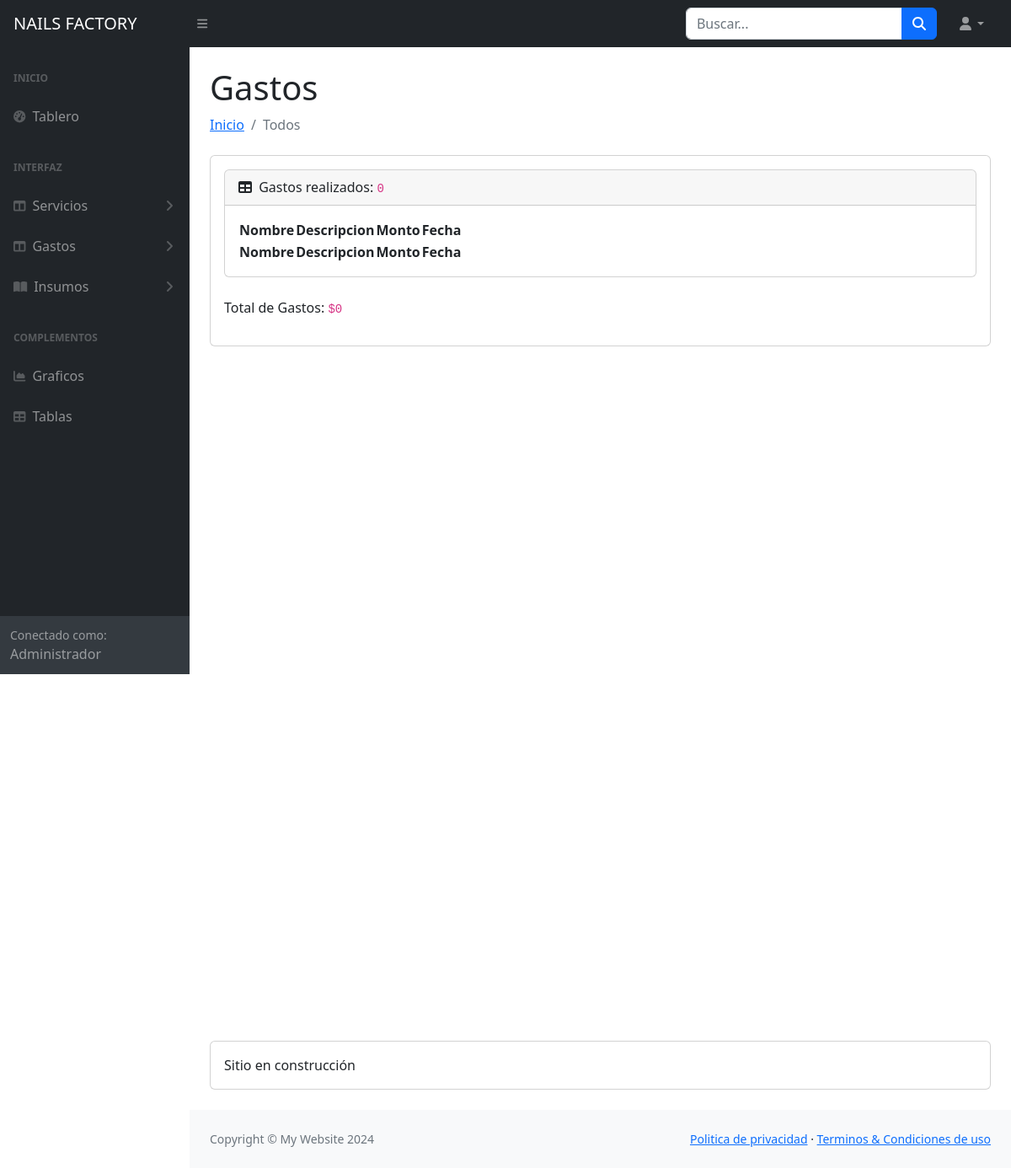
Before: /Principal/gasto-todos/ with the older database file.
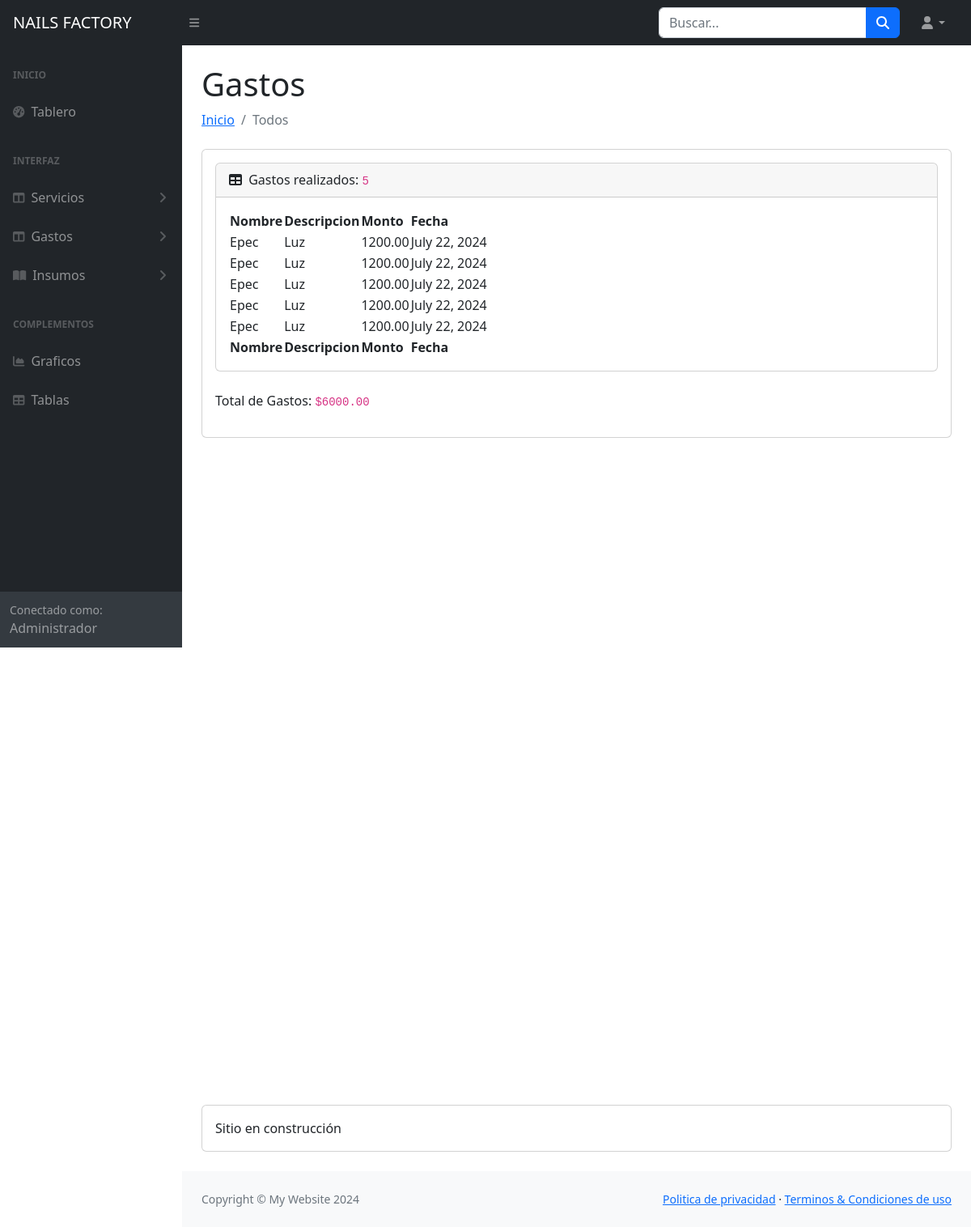
After: the same page with the newer database file.
### Principal/models.py (models this page shows)
class Gasto(models.Model):
    gas_nombre = models.CharField(max_length=50)
    gas_descripcion = models.CharField(max_length=100)
    gas_monto = models.DecimalField(max_digits=10,decimal_places=2)
    gas_fecha = models.DateField()

### Principal/views.py (the view)
# urls.py: path('gasto-todos/',views.gasto_todos, name = "GastoTodos"),
def gasto_todos(request):
    if request.method == "GET":
        gastos =  Gasto.objects.all()
        contador = gastos.__len__()
        suma = 0
        for gasto in gastos:
            suma += gasto.gas_monto
        return render(request, "Principal/gasto_todos.html",{"gastos":gastos, "contador":contador, "total":suma})

### Principal/templates/Principal/gasto_todos.html
{% extends 'Principal/base.html' %}
{% load static %}
{% block main %}
<main>
    <div class="container-fluid px-4">
        <h1 class="mt-4">Gastos</h1>
        <ol class="breadcrumb mb-4">
            <li class="breadcrumb-item"><a href="{% url 'Inicio' %}">Inicio</a></li>
            <li class="breadcrumb-item active">Todos</li>
        </ol>
        <div class="card mb-4">
            <div class="card-body">
                <div class="card mb-4">
                    <div class="card-header">
                        <i class="fas fa-table me-1"></i>
                        Gastos realizados: <code>{{contador}}</code>
                    </div>
                    <div class="card-body">
                        <table id="datatablesSimple">
                            <thead>
                                <tr>
                                    <th>Nombre</th>
                                    <th>Descripcion</th>
                                    <th>Monto</th>
                                    <th>Fecha</th>
                                </tr>
                            </thead>
                            <tfoot>
                                <tr>
                                    <th>Nombre</th>
                                    <th>Descripcion</th>
                                    <th>Monto</th>
                                    <th>Fecha</th>
                                </tr>
                            </tfoot>
                            <tbody>
                                {%if gastos %}
                                    {%for gasto in gastos %}
                                        <tr>
                                            <td> {{gasto.gas_nombre}} </td>
                                            <td> {{gasto.gas_descripcion}}</td>
                                            <td> {{gasto.gas_monto}}</td>
                                            <td> {{gasto.gas_fecha}}</td>
                                        </tr>
                                    {% endfor %}
                                {% endif %}
                            </tbody>
                        </table>
                    </div>
                </div>
                <p> Total de Gastos: <code>${{total}}</code></p>
            </div>
        </div>
        <div style="height: 100vh"></div>
        <div class="card mb-4"><div class="card-body">Sitio en construcción</div></div>
    </div>
</main>
    {% endblock main %}

Changed rows visible on the page:
added Gasto: gas_nombre "Epec", gas_descripcion "Luz", gas_monto "1200.00", gas_fecha "July 22, 2024"
added Gasto: gas_nombre "Epec", gas_descripcion "Luz", gas_monto "1200.00", gas_fecha "July 22, 2024"
added Gasto: gas_nombre "Epec", gas_descripcion "Luz", gas_monto "1200.00", gas_fecha "July 22, 2024"
added Gasto: gas_nombre "Epec", gas_descripcion "Luz", gas_monto "1200.00", gas_fecha "July 22, 2024"
added Gasto: gas_nombre "Epec", gas_descripcion "Luz", gas_monto "1200.00", gas_fecha "July 22, 2024"
Other visible differences:
{{ contador }}: "0" → "5"
{{ total }}: "0" → "6000.00"
